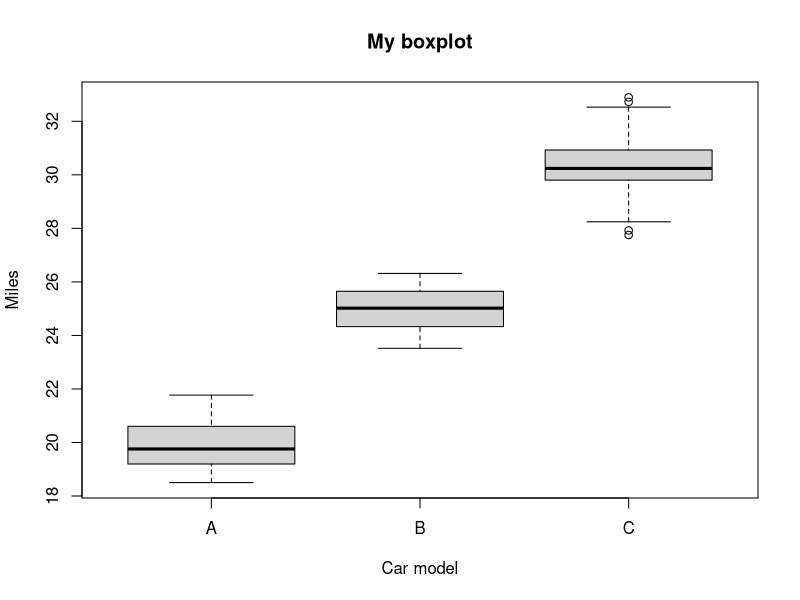
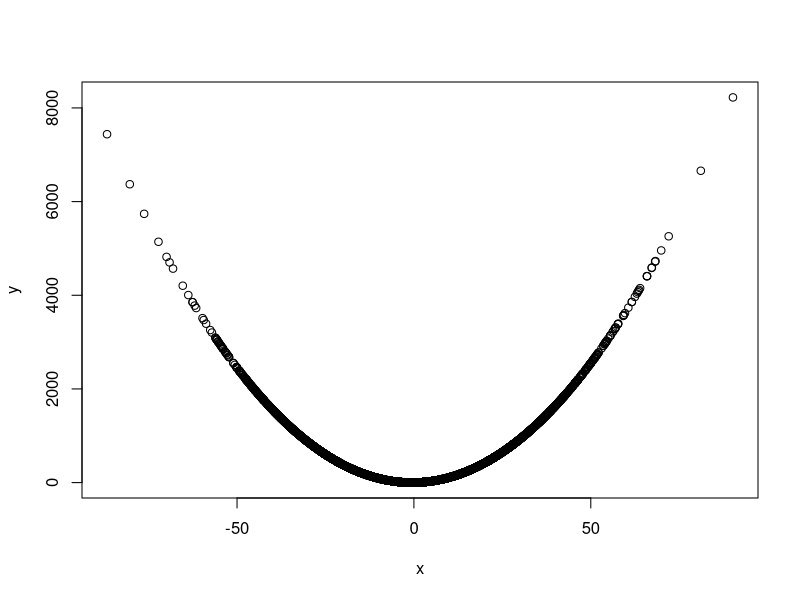

Here is the R script that generated these plots, in order:
miles <- c(rnorm(30,20),rnorm(20,25),rnorm(100,30))
cars <- rep(c('A','B','C'),c(30,20,100))
my.dat = cbind(miles,cars)
row.names(my.dat) <- 1:150
str(my.dat)
my.dat <- as.data.frame(my.dat)
my.dat$miles <- as.numeric(my.dat$miles)
my.dat$cars <- as.factor(my.dat$cars)
str(my.dat)
boxplot(miles~cars, data = my.dat, xlab = 'Car model', ylab = 'Miles', main = 'My boxplot')
v1=sample(c(1,2,3,4),1000,replace=T,prob=c(0.1,0.2,0.4,0.3))
v1

x = rnorm(10000,1,20)
y = x + x^2
plot(x,y)